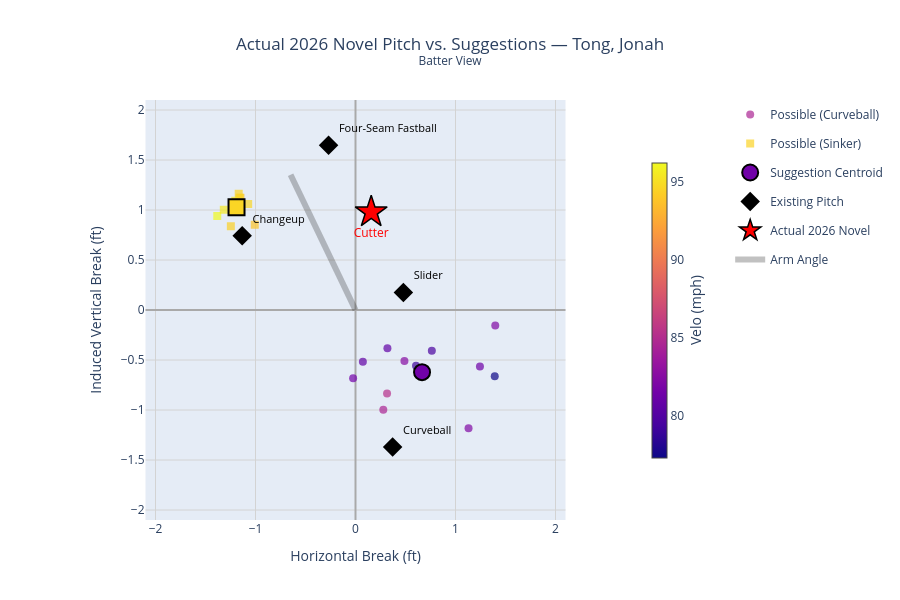

The notebook cell this image was saved under:
### Code cell
# Any pitcher in novel_2026 works. Soroka's actual 2026 Cutter landed almost exactly on his
# suggested Cutter centroid; try e.g. 'Helsley, Ryan' or 'May, Dustin' for other cases.
validate_pitcher('Tong, Jonah')

### Figure 1 — Plotly figure (JSON) as saved in the notebook; plotly's stock layout.template omitted (floating-point values rounded to 4 significant figures)
{"data": [{"customdata": [["Jackson, Luke", "Curveball", 84.61], ["Kela, Keone", "Curveball", 81.56], ["Rodriguez, Jefry", "Curveball", 80.72], ["Sulser, Cole", "Curveball", 77.29], ["Kopech, Michael", "Curveball", 79.02], ["Enright, Nic", "Curveball", 82.57], ["Anderson, Ian", "Curveball", 80.72], ["Strider, Spencer", "Curveball", 79.61], ["Barnes, Matt", "Knuckle Curve", 85.3], ["Selby, Colin", "Knuckle Curve", 82.25], ["Beck, Tristan", "Sweeper", 82.24], ["Lambert, Peter", "Slurve", 81.32]], "hovertemplate": "<b>%{customdata[0]}</b><br>%{customdata[1]} — %{customdata[2]:.1f} mph<extra></extra>", "marker": {"cmax": 96.25, "cmin": 77.29, "color": [84.61, 81.56, 80.72, 77.29, 79.02, 82.57, 80.72, 79.61, 85.3, 82.25, 82.24, 81.32], "colorbar": {"len": 0.75, "thickness": 15, "title": {"side": "right", "text": "Velo (mph)"}, "x": 1.02}, "colorscale": [[0, "#0d0887"], [0.1111, "#46039f"], [0.2222, "#7201a8"], [0.3333, "#9c179e"], [0.4444, "#bd3786"], [0.5556, "#d8576b"], [0.6667, "#ed7953"], [0.7778, "#fb9f3a"], [0.8889, "#fdca26"], [1, "#f0f921"]], "opacity": 0.7, "showscale": true, "size": 8, "symbol": "circle"}, "mode": "markers", "name": "Possible (Curveball)", "type": "scatter", "x": [0.278, -0.02394, 0.3192, 1.393, 0.6052, 0.4893, 0.07368, 0.7633, 0.3155, 1.13, 1.398, 1.244], "y": [-0.9987, -0.6835, -0.3826, -0.6629, -0.5574, -0.5105, -0.5171, -0.4081, -0.8361, -1.182, -0.1543, -0.5648]}, {"customdata": [["Bass, Anthony", "Sinker", 94.53], ["Law, Derek", "Sinker", 94.69], ["Rodriguez, Jefry", "Sinker", 94.41], ["Leiter Jr., Mark", "Sinker", 93.75], ["Rasmussen, Drew", "Sinker", 95.41], ["Mize, Casey", "Sinker", 94.77], ["Lambert, Peter", "Sinker", 93.85], ["Brito, Jhony", "Sinker", 96.25], ["Patiño, Luis", "Sinker", 94.41], ["Hoglund, Gunnar", "Sinker", 93.25], ["Selby, Colin", "Sinker", 95.48], ["Stone, Gavin", "Sinker", 94.62]], "hovertemplate": "<b>%{customdata[0]}</b><br>%{customdata[1]} — %{customdata[2]:.1f} mph<extra></extra>", "marker": {"cmax": 96.25, "cmin": 77.29, "color": [94.53, 94.69, 94.41, 93.75, 95.41, 94.77, 93.85, 96.25, 94.41, 93.25, 95.48, 94.62], "colorscale": [[0, "#0d0887"], [0.1111, "#46039f"], [0.2222, "#7201a8"], [0.3333, "#9c179e"], [0.4444, "#bd3786"], [0.5556, "#d8576b"], [0.6667, "#ed7953"], [0.7778, "#fb9f3a"], [0.8889, "#fdca26"], [1, "#f0f921"]], "opacity": 0.7, "showscale": false, "size": 8, "symbol": "square"}, "mode": "markers", "name": "Possible (Sinker)", "type": "scatter", "x": [-1.168, -1.073, -1.175, -1.15, -1.202, -1.159, -1.007, -1.382, -1.246, -1.195, -1.317, -1.202], "y": [1.163, 1.061, 1.042, 1.122, 1.092, 1.122, 0.8532, 0.9402, 0.8381, 1.08, 1.004, 1.006]}, {"hovertemplate": "<b>Suggestion: Curveball</b><br>HB %{x:.2f} / IVB %{y:.2f}<extra></extra>", "legendgroup": "centroid", "marker": {"cmax": 96.25, "cmin": 77.29, "color": [81.43], "colorscale": [[0, "#0d0887"], [0.1111, "#46039f"], [0.2222, "#7201a8"], [0.3333, "#9c179e"], [0.4444, "#bd3786"], [0.5556, "#d8576b"], [0.6667, "#ed7953"], [0.7778, "#fb9f3a"], [0.8889, "#fdca26"], [1, "#f0f921"]], "line": {"color": "black", "width": 2}, "size": 16, "symbol": "circle"}, "mode": "markers", "name": "Suggestion Centroid", "showlegend": true, "type": "scatter", "x": [0.6654], "y": [-0.6215]}, {"hovertemplate": "<b>Suggestion: Sinker</b><br>HB %{x:.2f} / IVB %{y:.2f}<extra></extra>", "legendgroup": "centroid", "marker": {"cmax": 96.25, "cmin": 77.29, "color": [94.62], "colorscale": [[0, "#0d0887"], [0.1111, "#46039f"], [0.2222, "#7201a8"], [0.3333, "#9c179e"], [0.4444, "#bd3786"], [0.5556, "#d8576b"], [0.6667, "#ed7953"], [0.7778, "#fb9f3a"], [0.8889, "#fdca26"], [1, "#f0f921"]], "line": {"color": "black", "width": 2}, "size": 16, "symbol": "square"}, "mode": "markers", "name": "Suggestion Centroid", "showlegend": false, "type": "scatter", "x": [-1.19], "y": [1.027]}, {"hovertemplate": "Existing: %{text}<extra></extra>", "marker": {"color": "black", "size": 15, "symbol": "diamond"}, "mode": "markers+text", "name": "Existing Pitch", "text": ["Changeup", "Curveball", "Four-Seam Fastball", "Slider"], "textfont": {"color": "black", "size": 11}, "textposition": "top right", "type": "scatter", "x": [-1.133, 0.3715, -0.2694, 0.479], "y": [0.7426, -1.369, 1.647, 0.174]}, {"customdata": [["Cutter", 91.98, 1.206]], "hovertemplate": "<b>ACTUAL 2026: %{customdata[0]}</b><br>%{customdata[1]:.1f} mph<br>HB %{x:.2f} / IVB %{y:.2f}<br>novelty %{customdata[2]:.2f}<extra></extra>", "marker": {"color": "red", "line": {"color": "black", "width": 1.5}, "size": 24, "symbol": "star"}, "mode": "markers+text", "name": "Actual 2026 Novel", "text": ["Cutter"], "textfont": {"color": "red", "size": 12}, "textposition": "bottom center", "type": "scatter", "x": [0.1571], "y": [0.9792]}, {"hovertemplate": "Arm Angle 64.4°<extra></extra>", "line": {"color": "rgba(50,50,50,0.3)", "width": 6}, "mode": "lines", "name": "Arm Angle", "type": "scatter", "x": [0, -0.6492], "y": [0, 1.352]}], "layout": {"height": 600, "legend": {"x": 1.18, "xanchor": "left", "y": 1}, "margin": {"r": 220}, "title": {"text": "Actual 2026 Novel Pitch vs. Suggestions — Tong, Jonah<br><sup>Batter View</sup>", "x": 0.5, "xanchor": "center"}, "xaxis": {"constrain": "domain", "gridcolor": "lightgrey", "range": [-2.1, 2.1], "showgrid": true, "title": {"text": "Horizontal Break (ft)"}, "zeroline": true, "zerolinecolor": "darkgrey"}, "yaxis": {"constrain": "domain", "gridcolor": "lightgrey", "range": [-2.1, 2.1], "scaleanchor": "x", "scaleratio": 1, "showgrid": true, "title": {"text": "Induced Vertical Break (ft)"}, "zeroline": true, "zerolinecolor": "darkgrey"}}}
